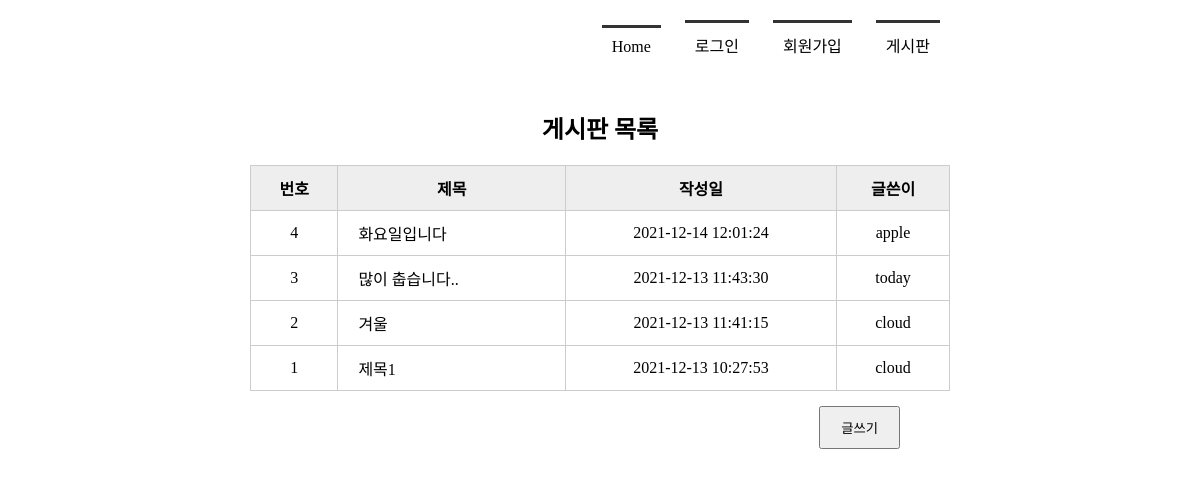
The app's page /boardlist/, older data.
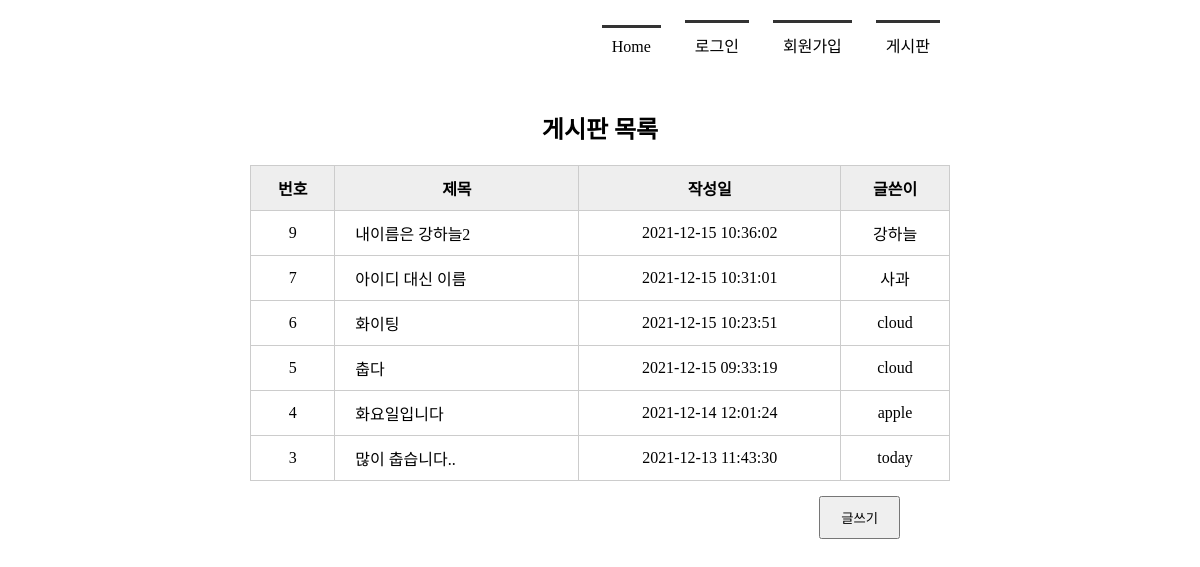
The same page, newer data.
### tables this page shows
CREATE TABLE board(
        bno INTEGER PRIMARY KEY AUTOINCREMENT,
        title TEXT NOT NULL,
        content TEXT NOT NULL,
        create_date TIMESTAMP DATE DEFAULT (datetime('now', 'localtime')),
        mid CHAR(5) NOT NULL,
        FOREIGN KEY(mid) REFERENCES member(mid)
    );

### app.py (the view)
@app.route('/boardlist/')
def boardlist():
    conn = getconn()
    cur = conn.cursor()
    sql = "SELECT * FROM board ORDER BY bno DESC"
    cur.execute(sql)
    rs = cur.fetchall()
    conn.close()
    return render_template('boardlist.html', rs=rs)

### app.py (called while the page is built)
def getconn():
    conn = sqlite3.connect('./memberdb.db')
    return conn

### templates/boardlist.html (shortened to what this page needs)
<!DOCTYPE html>
<html lang="ko">
<head>
    <link rel="stylesheet" href="{{ url_for('static', filename='css/style.css')}}">
</head>
<body>
    <div id="container">
        {% include 'navbar.html' %}
            <section>
                <h1>게시판 목록</h1>
                <table class="tbl_bo_list">
                    <tr>
                        <th>번호</th><th>제목</th><th>작성일</th><th>글쓴이</th>
                    </tr>
                    {% for i in rs %}
                    <tr>
                        <td>{{ i[0] }}</td>
                        <td><a href="{{ url_for('board_view', bno=i[0] )}}">{{ i[1] }}</a></td>
                        <td>{{ i[3] }}</td>
                        <td>{{ i[4] }}</td>
                    </tr>
                    {% endfor %}
                </table>
                <div class = "btn_write">
                    <input type="button" value="글쓰기" onclick="goWrite()">
                </div>
            </section>
        </div>
</body>
</html>

### templates/navbar.html (shortened to what this page needs)
<!DOCTYPE html>
<html lang="ko">
<head>
</head>
<body>
        <header>
            <nav>
                <ul>
                {% if session %}
                    <li><a href="{{ url_for('index') }}">Home</a></li>
                    <li><a href="{{ url_for('logout') }}">({{ session['userName'] }}님)로그아웃</a></li>
                    <li><a href="{{ url_for('memberlist') }}">회원목록</a></li>
                    <li><a href="{{ url_for('boardlist') }}">게시판</a></li>
                {% else %}
                    <li><a href="{{ url_for('index') }}">Home</a></li>
                    <li><a href="{{ url_for('login') }}">로그인</a></li>
                    <li><a href="{{ url_for('register') }}">회원가입</a></li>
                    <li><a href="{{ url_for('boardlist') }}">게시판</a></li>
                {% endif %}
                </ul>
            </nav>
        </header>
</body>
</html>

### static/css/style.css (style rules this page uses)
* { margin: 0; padding: 0; }
#container { width: 1000px; margin: 10px auto; }
header { height: 100px; }
nav ul { list-style: none; text-align:right; margin-right:150px; }
nav ul li { display:inline-block; margin: 10px; border-top:3px solid #333; padding: 10px; }
nav ul li a { text-decoration:none; color: #000; }
section { text-align: center; }
section table { width: 600px; margin: 0 auto; border-collapse:collapse; }
section h1 { margin-bottom: 20px; }
section table, th, td { border: 1px solid #ccc; padding: 10px; }
section table th { background-color: #eee; }
section table a { color: #000; }
section .tbl_bo_list { width: 700px; margin: 0 auto; }
section .tbl_bo_list tr td:nth-child(2) { text-align:left; padding-left: 20px; }
section .tbl_bo_list a { text-decoration: none; color:#000; }
section .btn_write { text-align: right; margin: 15px 200px; }
section .btn_write input { padding: 10px 20px; }

Row changes from the older to the newer data that the page shows:
removed board: bno "2", title "겨울", create_date "2021-12-13 11:41:15", mid "cloud"
removed board: bno "1", title "제목1", create_date "2021-12-13 10:27:53", mid "cloud"
added board: bno "9", title "내이름은 강하늘2", create_date "2021-12-15 10:36:02", mid "강하늘"
added board: bno "7", title "아이디 대신 이름", create_date "2021-12-15 10:31:01", mid "사과"
added board: bno "6", title "화이팅", create_date "2021-12-15 10:23:51", mid "cloud"
added board: bno "5", title "춥다", create_date "2021-12-15 09:33:19", mid "cloud"
